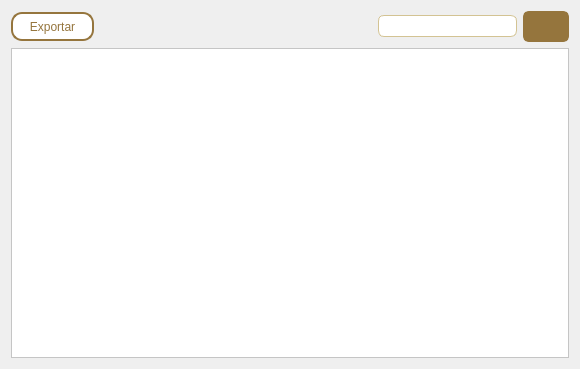
<?xml version="1.0" encoding="UTF-8"?>
<ui version="4.0">
 <class>Form</class>
 <widget class="QWidget" name="Form">
  <property name="geometry">
   <rect>
    <x>0</x>
    <y>0</y>
    <width>580</width>
    <height>369</height>
   </rect>
  </property>
  <property name="windowTitle">
   <string>Form</string>
  </property>
  <layout class="QVBoxLayout" name="verticalLayout">
   <item>
    <layout class="QHBoxLayout" name="horizontalLayout_3">
     <item>
      <widget class="QPushButton" name="pushButton_2">
       <property name="styleSheet">
        <string notr="true">QPushButton {
border-radius: 11px;
border: 2px solid #95753d;
background-color: white;
color: #95753d;
height: 25px;
}

QPushButton:hover {
	background-color: rgb(116, 91, 47);
	color: rgb(255, 255, 255);
	border: 3px solid  rgb(116, 91, 47);
}

QPushButton:pressed {
    border-style: inset;
    background-color: rgb(103, 80, 41);
	color: rgb(255, 255, 255);
	border: 3px solid  rgb(103, 80, 41);
}</string>
       </property>
       <property name="text">
        <string>     Exportar     </string>
       </property>
      </widget>
     </item>
     <item>
      <spacer name="horizontalSpacer">
       <property name="orientation">
        <enum>Qt::Horizontal</enum>
       </property>
       <property name="sizeHint" stdset="0">
        <size>
         <width>40</width>
         <height>20</height>
        </size>
       </property>
      </spacer>
     </item>
     <item>
      <spacer name="horizontalSpacer_2">
       <property name="orientation">
        <enum>Qt::Horizontal</enum>
       </property>
       <property name="sizeHint" stdset="0">
        <size>
         <width>40</width>
         <height>20</height>
        </size>
       </property>
      </spacer>
     </item>
     <item>
      <widget class="QLineEdit" name="lineEdit">
       <property name="styleSheet">
        <string notr="true">QLineEdit {
border-radius: 6px;
border: 1px solid #d3c393;
background-color: white;
color:  #95753d;
height: 20px;
}</string>
       </property>
      </widget>
     </item>
     <item>
      <widget class="QPushButton" name="pushButton_3">
       <property name="styleSheet">
        <string notr="true">QPushButton {
border-radius: 6px;
border: 3px solid #95753d;
background-color: #95753d;
color: white;
height: 25px;
width: 40px;
}

QPushButton:hover {
	background-color: rgb(116, 91, 47);
	color: rgb(255, 255, 255);
	border: 3px solid  rgb(116, 91, 47);
}

QPushButton:pressed {
    border-style: inset;
    background-color: rgb(103, 80, 41);
	color: rgb(255, 255, 255);
	border: 3px solid  rgb(103, 80, 41);
}</string>
       </property>
       <property name="text">
        <string/>
       </property>
       <property name="icon">
        <iconset>
         <normaloff>search-line (1).png</normaloff>search-line (1).png</iconset>
       </property>
      </widget>
     </item>
    </layout>
   </item>
   <item>
    <layout class="QHBoxLayout" name="horizontalLayout">
     <item>
      <widget class="QTableWidget" name="tableWidget">
       <property name="styleSheet">
        <string notr="true">QTableWidget {
background-color: white;

}
QTableWidget::item::selected, QTableWidget QLineEdit { 
        background-color: #d3c393; 
        color: black; 
    }
QTableView::item:selected {
    background-color: rgb(209, 230, 255);
}

QTableWidget::item {background-color:white; color:black}

QTableView::item:focus{
    background-color: rgb(209, 230, 255);
color: black;
}

QHeaderView::section{background-color: #d3c393; color:rgb(131, 112, 82);
                                }</string>
       </property>
       <property name="showGrid">
        <bool>true</bool>
       </property>
       <property name="gridStyle">
        <enum>Qt::SolidLine</enum>
       </property>
       <property name="sortingEnabled">
        <bool>false</bool>
       </property>
       <property name="wordWrap">
        <bool>true</bool>
       </property>
       <property name="cornerButtonEnabled">
        <bool>true</bool>
       </property>
      </widget>
     </item>
    </layout>
   </item>
  </layout>
 </widget>
 <resources/>
 <connections/>
</ui>
